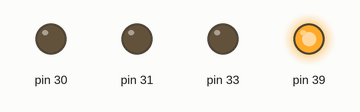
Recording of a sketch running on a simulated Arduino Mega 2560, built with avr-gcc and run on an emulated ATmega2560. On the bench: output pins drawn as LEDs (lit = HIGH).

Above: at 0.1 s.
Timing chart, 0 to 1.6 s (numbered marks = the images above):
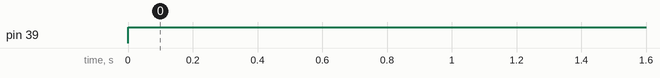

Measured:
- by itself, pin 39: LOW → HIGH at 0.00 s

The sketch:

solenoid.ino
```cpp
void setup() {
  // put your setup code here, to run once:
pinMode(39,OUTPUT);
pinMode(33,OUTPUT);
pinMode(30,OUTPUT);
pinMode(31,OUTPUT);
}

void loop() {
  // put your main code here, to run repeatedly:
digitalWrite(39,HIGH);
// /digitalWrite(31,HIGH);//net
// digitalWrite(32,HIGH);
// digitalWrite(37,HIGH);
}
```
